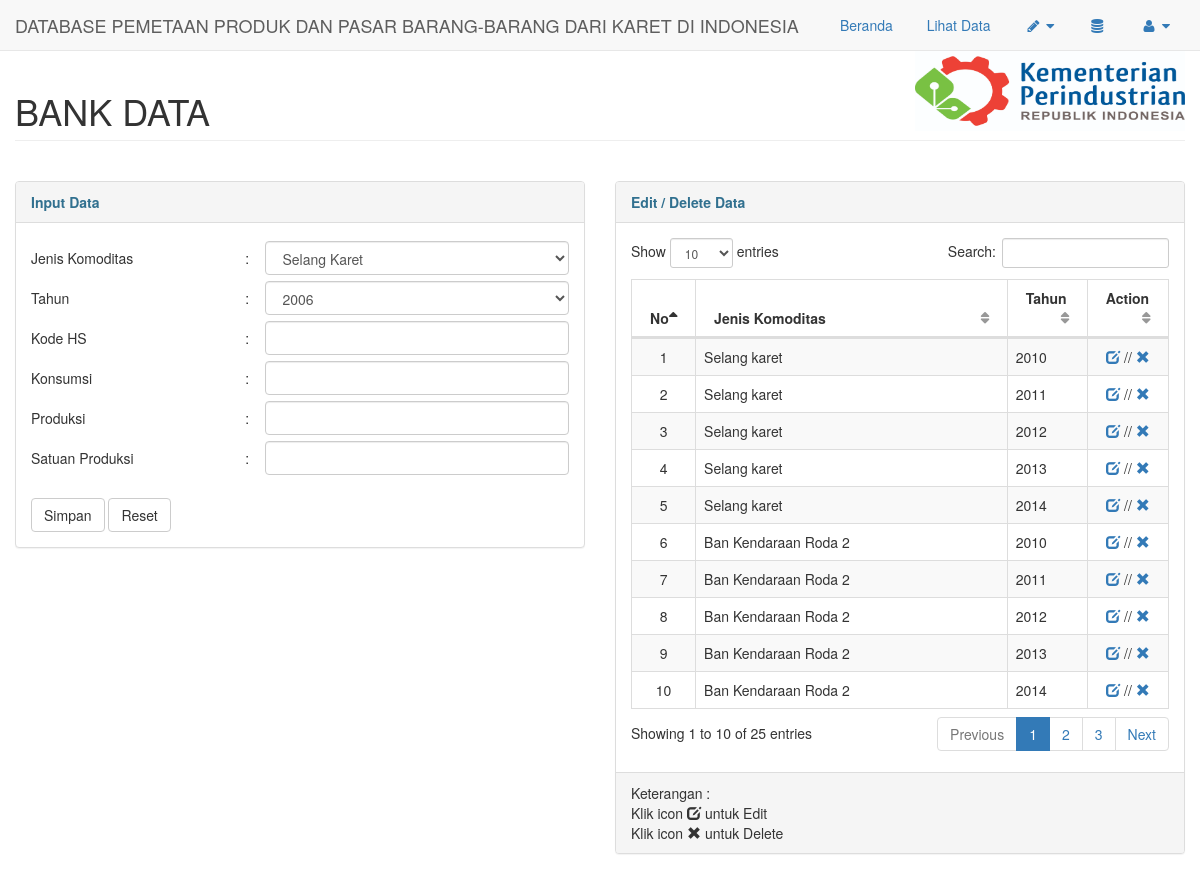
/pages/inputk.php (signed in), run on the app's committed database.
### tables this page shows
CREATE TABLE `t_hulu` (
  `id` int(100) NOT NULL AUTO_INCREMENT,
  `kodehs` varchar(255) DEFAULT NULL,
  `produk` varchar(255) DEFAULT NULL,
  `tahun` varchar(10) DEFAULT NULL,
  `produksi` varchar(255) DEFAULT NULL,
  `konsumsi` varchar(255) DEFAULT NULL,
  `waktu` varchar(255) DEFAULT NULL,
  `satuan` varchar(255) DEFAULT NULL,
  PRIMARY KEY (`id`)
);

### pages/inputk.php (the view, shortened to what this page needs)
<?php
$session = $_SESSION['username'];
if($session != ""){
?>
<!DOCTYPE html>
<html lang="en">
<head>
    <link href="../bower_components/bootstrap/dist/css/bootstrap.min.css" rel="stylesheet">
    <link href="../bower_components/metisMenu/dist/metisMenu.min.css" rel="stylesheet">
    <link href="../bower_components/datatables-plugins/integration/bootstrap/3/dataTables.bootstrap.css" rel="stylesheet">
    <link href="../bower_components/datatables-responsive/css/dataTables.responsive.css" rel="stylesheet">
    <link href="../dist/css/sb-admin-2.css" rel="stylesheet">
    <link href="../bower_components/font-awesome/css/font-awesome.min.css" rel="stylesheet" type="text/css">
</head>
<body>
    <div id="wrapper">
        <nav class="navbar navbar-default navbar-static-top" role="navigation" style="margin-bottom: 0">
            <div class="navbar-header">
                <a class="navbar-brand" href="#">DATABASE PEMETAAN PRODUK DAN PASAR BARANG-BARANG DARI KARET DI INDONESIA</a>
            </div>
            <ul class="nav navbar-top-links navbar-right">
                <li class="dropdown">
                    <a href="index">
                       Beranda
                    </a>
                </li>
                <li class="dropdown">
                    <a href="lihat">
                       Lihat Data
                    </a>
                </li>
        <li class="dropdown">
        <a class="dropdown-toggle" data-toggle="dropdown" href="#">
        <i class="fa fa-pencil fa-fw"></i>
        <i class="fa fa-caret-down"></i>
        </a>
        </li>
        <li class="dropdown">
        <a href="table">
        <i class="fa fa-database fa-fw"></i>
        </a>
        </li>
        <li class="dropdown">
        <a class="dropdown-toggle" data-toggle="dropdown" href="#">
        <i class="fa fa-user fa-fw"></i>  <i class="fa fa-caret-down"></i>
        </a>
        </li>
        </ul>
        </nav>
        <div id="page-wrapper">
            <div class="row">
                <div class="col-lg-12">
                 <img style="float: right;" src="../pikcer/kemenris.jpg" width="270" height="80" />
                 <h1 class="page-header">BANK DATA</h1>
                </div>
            </div>
 <br />
<div class="row">
<div class="col-lg-6">
 <div class="panel panel-default">
 <div class="panel-heading">
 <b class="text-info">Input Data</b>
 </div>
 <div class="panel-body">
<form method="post" action="simpank">
<table>
<tr>
	<td>Jenis Komoditas</td>
	<td>:</td>
	<td>
        <select class="form-control" name="jk">
        <?php
        $row = mysql_query("select DISTINCT(namaproduksi) from t_produk");
        while($sql = mysql_fetch_array($row)){
        echo '<option>'.$sql['namaproduksi'].'</option>';
        }
        ?>
        </select>
 </td>
 </tr>
 <tr>
	<td>Tahun</td>
	<td>:</td>
	<td>
<select class="form-control" name="tahun">
<option>2006</option>
</select>
</td>
 </tr>
 <tr>
	<td style="width:10%;">Kode HS</td>
	<td style="width:1%;">:</td>
	<td style="width:15%;"><input class="form-control" type="text" name="kdhs"></td>
 </tr>
 <tr>
	<td>Konsumsi</td>
	<td>:</td>
	<td><input class="form-control" type="text" name="konsumsi"></td>
 </tr>
 <tr>
	<td>Produksi</td>
	<td>:</td>
	<td><input class="form-control" type="text" name="produk"></td>
 </tr>
 <tr>
	<td>Satuan Produksi</td>
	<td>:</td>
	<td><input class="form-control" type="text" name="sp"></td>
 </tr>
 </table>
    <br />
 <input type="submit" class="btn btn-default" value="Simpan" class="button"> <input class="btn btn-default" type="reset" value="Reset" class="button">
 </form>
 </div>
    </div>
    </div>
    <?php
echo'
 <div class="col-lg-6">
 <div class="panel panel-default">
 <div class="panel-heading">
 <b class="text-info">Edit / Delete Data</b>
 </div>
 <div class="panel-body">
 <div class="dataTable_wrapper">
 <table class="table table-striped table-bordered table-hover" id="dataTables-example">
 <thead>
 <tr>
 <th style="width:12%;">No</th>
 <th style="width:58%;">Jenis Komoditas</th>
 <th style="width:15%;">Tahun</th>
 <th style="width:15%;">Action</th>
 </tr>
 </thead>
 <tbody>';
$query = "SELECT * FROM `t_hulu` ";
$hasil = mysql_query($query);
$no=1;
while ($buff = mysql_fetch_array($hasil)) {
?>
<tr>
<td style="text-align: center;"><?php echo $no; ?></td>
<td><?php echo $buff['produk']; ?></td>
<td><?php echo $buff['tahun']; ?></td>
<td style="text-align: center;"><a href="formeditk?id=<?php echo $buff['id'];?>"><span class="glyphicon glyphicon-edit"></span></a> //
<a href="deletek?id=<?php echo $buff['id'];?>"><span class="glyphicon glyphicon-remove"></span></a></td>
</tr>
<?php
$no++;
};
echo'</tbody></table></div>
</div><div class="panel-footer">
Keterangan : <br />Klik icon <span class="glyphicon glyphicon-edit"></span> untuk Edit <br /> Klik icon <span class="glyphicon glyphicon-remove"></span> untuk Delete
</div></div></div></div>';
?>
    </div>
    </div>
</body>
</html>
<?php
}else{
?>
<script> alert('Anda Harus Login Terlebih Dahulu');setTimeout("location.href='login'", 1);</script>
<?php
}
?>

### data on the page
t_hulu: produk "Selang karet", tahun "2010"
t_hulu: produk "Selang karet", tahun "2011"
t_hulu: produk "Selang karet", tahun "2012"
t_hulu: produk "Selang karet", tahun "2013"
t_hulu: produk "Selang karet", tahun "2014"
t_hulu: produk "Ban Kendaraan Roda 2", tahun "2010"
t_hulu: produk "Ban Kendaraan Roda 2", tahun "2011"
t_hulu: produk "Ban Kendaraan Roda 2", tahun "2012"
t_hulu: produk "Ban Kendaraan Roda 2", tahun "2013"
t_hulu: produk "Ban Kendaraan Roda 2", tahun "2014"

### other printed values
form field jk "Selang Karet"
